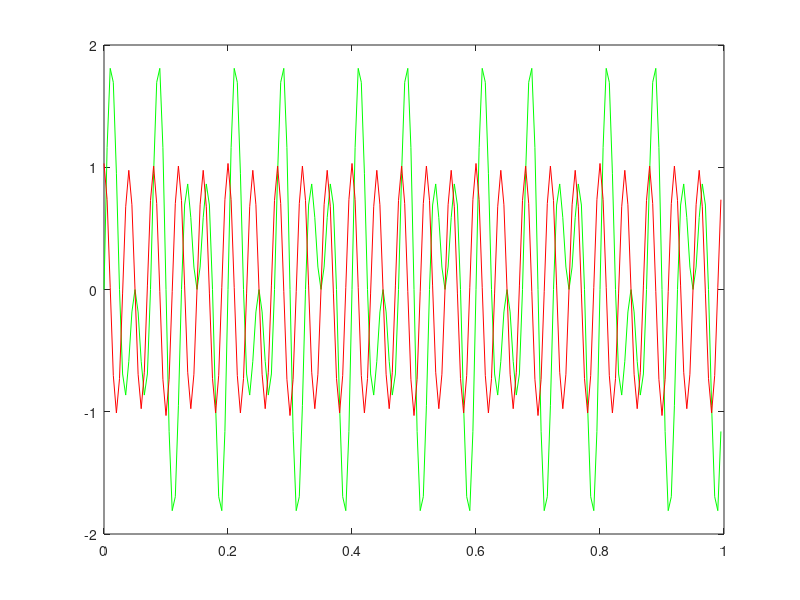

Reproduce this figure in MATLAB.
#! /usr/bin/octave -qf
1;
clear all;
clf;

# Funcion auxiliar -> grados a radianes

function [radian] = d2r (degree)
    radian = degree*pi/180;
endfunction 

# De polares a complejos, sin R => R * (cos(theta) + j sen(theta))
function [arg] = p2c(R = 1, degree = 0)
    radian = d2r(degree);
    arg = R * (cos(radian) + j * sin(radian));
endfunction

# Valores iniciales

ceros = [
    p2c(0.80, 30);
    p2c(0.80, 60);
    p2c(0.80, -30);
    p2c(0.80, -60);
];

r_polos = 0.95; # para el inciso d
polos = [
    p2c(r_polos, 45);
    p2c(r_polos, 45);
    p2c(r_polos, -45);
    p2c(r_polos, -45);
];

#plot(e.^(j*[0:0.01:2*pi]),'g',ceros,'xr',polos,'xb')

# Inciso b

ini = 0;
fin = 1;
fm = 200;
T = 1/fm;

t = ini : T : fin - T;
N = length(t);

z = e.^(j * t * 2 * pi);

for n = 1 : N
    
    for k = 1 : length(ceros)
        numerador(k) = z(n) - ceros(k);
    endfor

    for k = 1 : length(polos)
        denominador(k) = z(n) - polos(k);
    endfor
    
    H(n) = prod(numerador) / prod(denominador);

endfor

# Inciso c

H_norm = H / max(H); # Se hara asi?

# Inciso e

w = 2 * pi * t;
f1 = 15;
f2 = 25; 

sins = sin(w .* f1) + sin(w .* f2);

f_sins = fft(sins);
c_sins = ifft(abs(H_norm .* f_sins));

plot(t, sins, 'g', t, c_sins, 'r');
